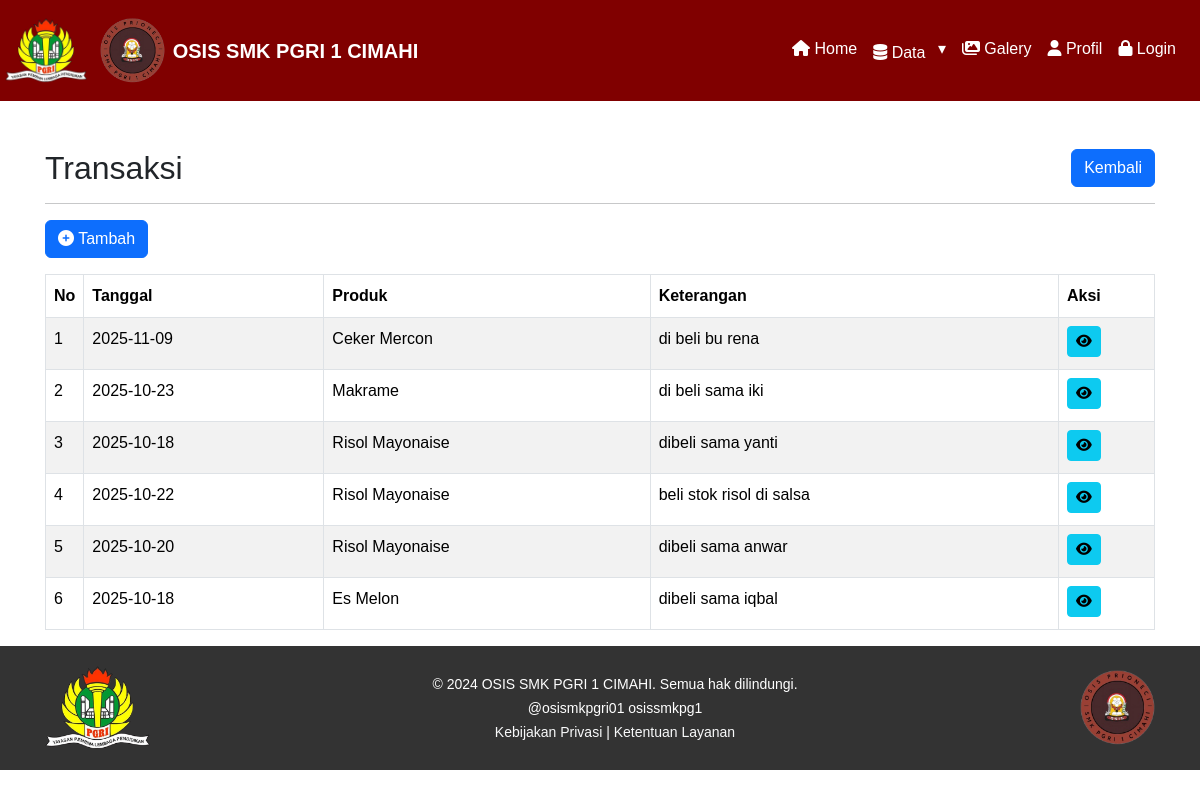
Screenshot of /admin/s5-transaksi.php with the database file from the repository.
### tables this page shows
CREATE TABLE `transaksi_osis` (
  `id_transaksi` int(11) NOT NULL,
  `tanggal` date NOT NULL,
  `id_produk` int(11) DEFAULT NULL,
  `jenis` enum('Penjualan','Pembelian') NOT NULL,
  `jumlah` int(11) NOT NULL,
  `total` decimal(10,2) DEFAULT NULL,
  `keterangan` text DEFAULT NULL,
  `created_by` int(11) DEFAULT NULL,
  `created_at` datetime DEFAULT current_timestamp(),
  `updated_by` int(11) DEFAULT NULL,
  `updated_at` datetime DEFAULT current_timestamp() ON UPDATE current_timestamp()
);

CREATE TABLE `produk_osis` (
  `id_produk` int(11) NOT NULL,
  `nama_produk` varchar(100) NOT NULL,
  `kategori` varchar(50) DEFAULT NULL,
  `harga_jual` decimal(10,2) DEFAULT NULL,
  `stok` int(11) DEFAULT 0,
  `deskripsi` text DEFAULT NULL,
  `foto_produk` varchar(255) DEFAULT NULL,
  `created_by` int(11) DEFAULT NULL,
  `created_at` datetime DEFAULT current_timestamp(),
  `updated_by` int(11) DEFAULT NULL,
  `updated_at` datetime DEFAULT current_timestamp() ON UPDATE current_timestamp()
);

### admin/s5-transaksi.php (the view, shortened to what this page needs)
<?php
include '../layout/header.php';
$transaksi = mysqli_query($db, "
SELECT t.*, p.nama_produk, p.harga_jual, ak1.nama AS dibuat_oleh, ak2.nama AS diubah_oleh
FROM transaksi_osis t
JOIN produk_osis p ON t.id_produk = p.id_produk
LEFT JOIN akun ak1 ON t.created_by = ak1.id_akun
LEFT JOIN akun ak2 ON t.updated_by = ak2.id_akun
ORDER BY t.id_transaksi DESC");
?>
<div class="content-wrapper">
    <div class="container mt-5">
        <div class="d-flex justify-content-between align-items-center mb-3">
            <h2 class="mb-0">Transaksi</h2>
            <a href="javascript:history.back()" class="btn btn-primary">Kembali</a>
        </div>
        <hr>
        <a class="btn btn-primary tambah-btn" data-bs-toggle="modal" data-bs-target="#modalTambah"><i class="fas fa-plus-circle"></i> Tambah</a>
        <table id="serverside" class="table table-bordered table-striped mt-3">
            <thead>
                <tr>
                    <th width="24">No</th>
                    <th>Tanggal</th>
                    <th>Produk</th>
                    <th>Keterangan</th>
                    <th width="96">Aksi</th>
                </tr>
            </thead>
            <tbody>
                <?php $no = 1;
                while ($t = mysqli_fetch_assoc($transaksi)): ?>
                    <tr>
                        <td><?= $no++ ?></td>
                        <td><?= $t['tanggal'] ?></td>
                        <td><?= $t['nama_produk'] ?></td>
                        <td><?= $t['keterangan']; ?></td>
                        <td>
                            <a class="btn btn-info btn-sm mb-1" data-bs-toggle="modal" data-bs-target="#modalDetail<?= $t['id_transaksi']; ?>"><i class="fas fa-eye"></i></a>
                        </td>
                    </tr>
                <?php endwhile; ?>
            </tbody>
        </table>
    </div>
</div>
<?php include '../layout/footer.php' ?>

### layout/header.php (style rules this page uses)
body { font-family: Arial, sans-serif; font-size: 16px; line-height: 1.6; margin: 0; padding: 0; box-sizing: border-box; }
.container { padding: 0 15px; margin: 0 auto; }
h2, h3 { margin-bottom: 20px; }

### rows the page displays
transaksi_osis: tanggal "2025-11-09", id_produk.nama_produk "Ceker Mercon", keterangan "di beli bu rena"
transaksi_osis: tanggal "2025-10-23", id_produk.nama_produk "Makrame", keterangan "di beli sama iki"
transaksi_osis: tanggal "2025-10-18", id_produk.nama_produk "Risol Mayonaise", keterangan "dibeli sama yanti"
transaksi_osis: tanggal "2025-10-22", id_produk.nama_produk "Risol Mayonaise", keterangan "beli stok risol di salsa"
transaksi_osis: tanggal "2025-10-20", id_produk.nama_produk "Risol Mayonaise", keterangan "dibeli sama anwar"
transaksi_osis: tanggal "2025-10-18", id_produk.nama_produk "Es Melon", keterangan "dibeli sama iqbal"
